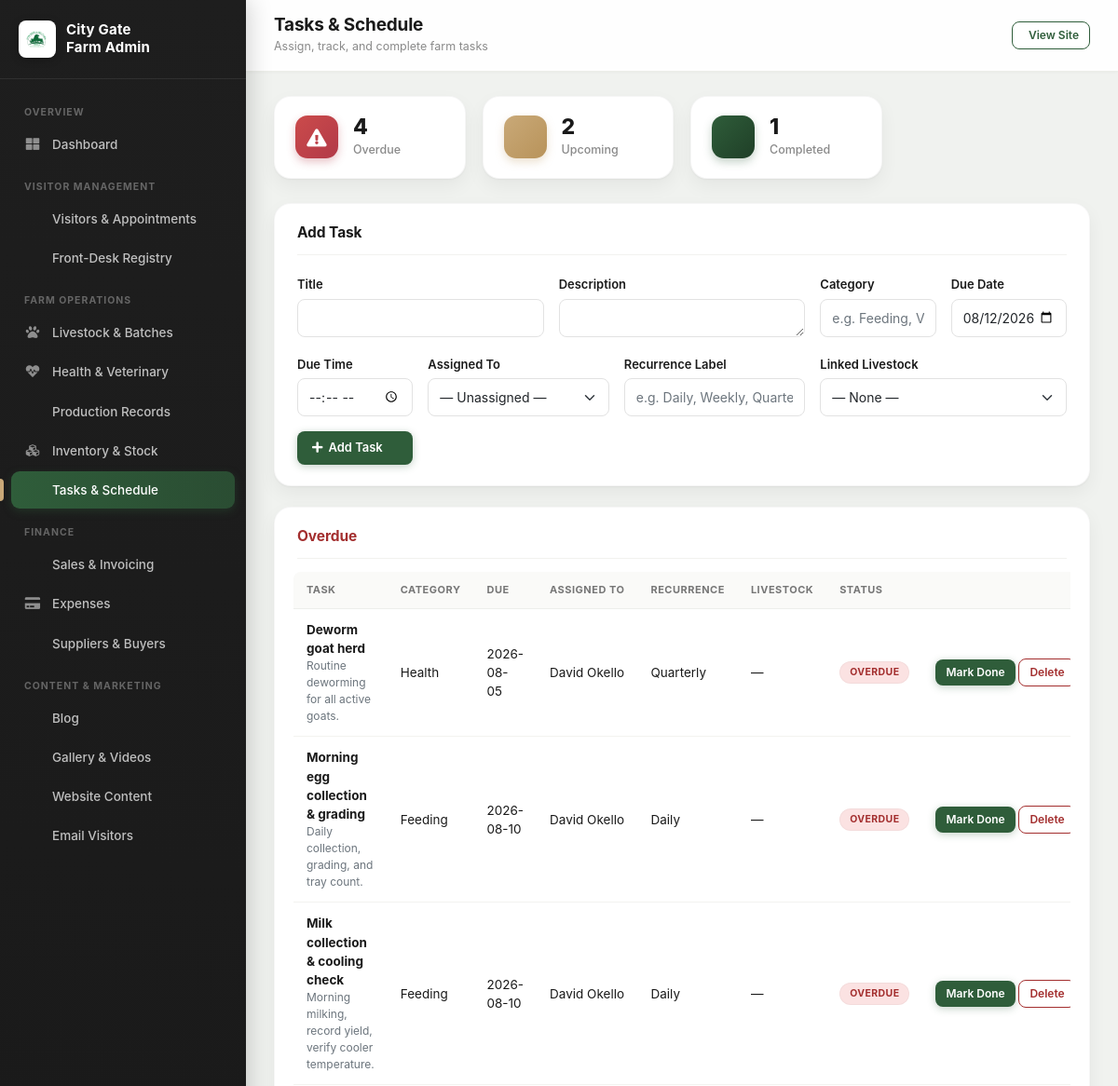
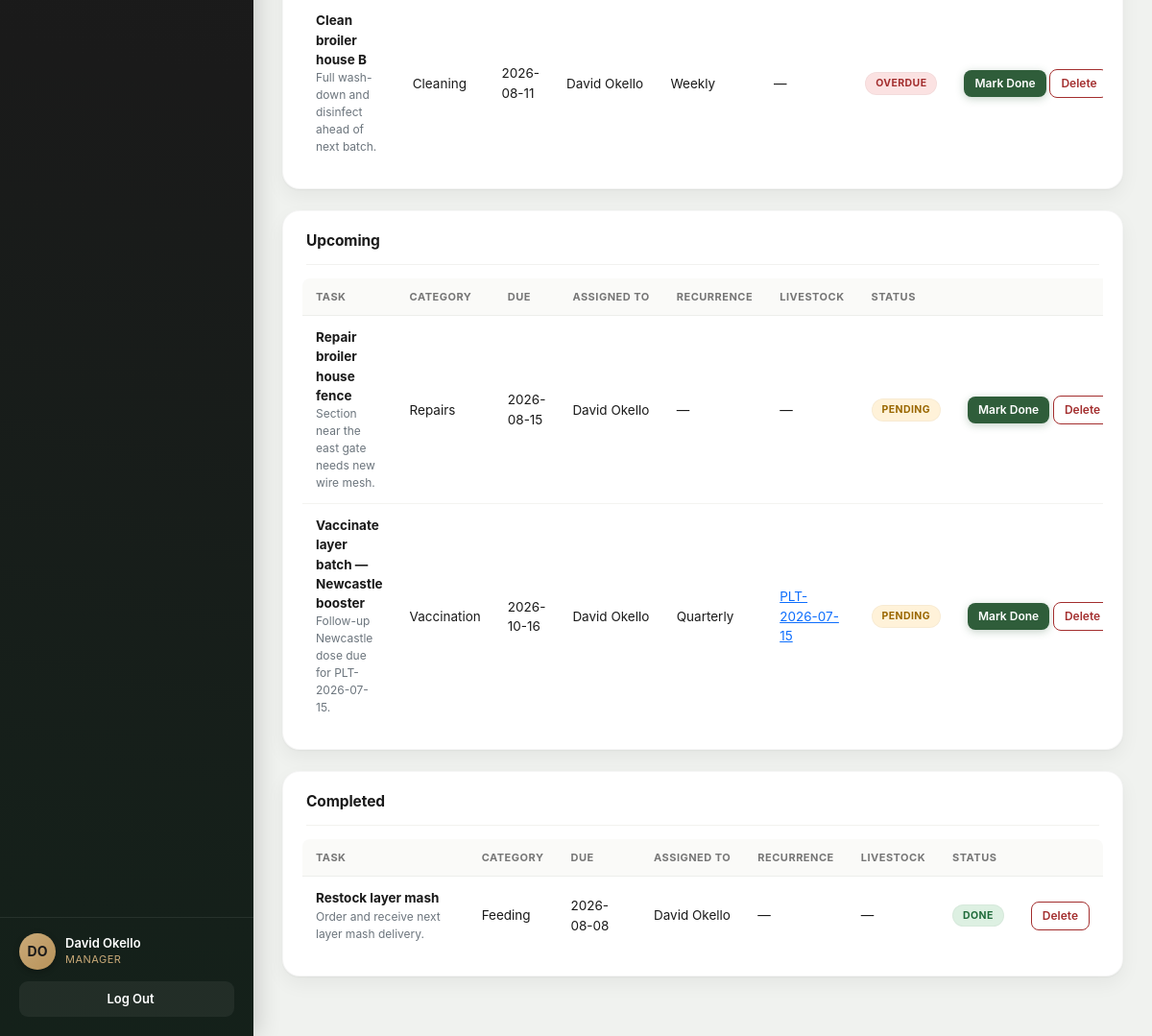
Screenshot of /admin/tasks.php (signed in) with the database file from the repository (2 pictures, top to bottom).
### tables this page shows
CREATE TABLE `tasks` (
  `id` int(11) NOT NULL AUTO_INCREMENT,
  `title` varchar(200) NOT NULL,
  `description` text DEFAULT NULL,
  `category` varchar(60) DEFAULT NULL,
  `due_date` date NOT NULL,
  `due_time` time DEFAULT NULL,
  `assigned_to` int(11) DEFAULT NULL,
  `status` enum('Pending','Done') NOT NULL DEFAULT 'Pending',
  `recurrence_label` varchar(40) DEFAULT NULL,
  `livestock_id` int(11) DEFAULT NULL,
  `created_by` int(11) DEFAULT NULL,
  `created_at` datetime NOT NULL DEFAULT current_timestamp(),
  `completed_at` datetime DEFAULT NULL,
  PRIMARY KEY (`id`),
  KEY `assigned_to` (`assigned_to`),
  KEY `livestock_id` (`livestock_id`),
  KEY `created_by` (`created_by`),
  CONSTRAINT `tasks_ibfk_1` FOREIGN KEY (`assigned_to`) REFERENCES `users` (`id`) ON DELETE SET NULL,
  CONSTRAINT `tasks_ibfk_2` FOREIGN KEY (`livestock_id`) REFERENCES `livestock_records` (`id`) ON DELETE SET NULL,
  CONSTRAINT `tasks_ibfk_3` FOREIGN KEY (`created_by`) REFERENCES `users` (`id`) ON DELETE SET NULL
);

CREATE TABLE `users` (
  `id` int(11) NOT NULL AUTO_INCREMENT,
  `name` varchar(150) NOT NULL,
  `email` varchar(190) NOT NULL,
  `password_hash` varchar(255) NOT NULL,
  `role` enum('SuperAdmin','Manager','Finance','Admin') NOT NULL,
  `status` enum('active','suspended') NOT NULL DEFAULT 'active',
  `created_at` datetime NOT NULL DEFAULT current_timestamp(),
  PRIMARY KEY (`id`),
  UNIQUE KEY `email` (`email`)
);

CREATE TABLE `livestock_records` (
  `id` int(11) NOT NULL AUTO_INCREMENT,
  `sector` enum('Poultry','Goats','Dairy') NOT NULL,
  `identifier` varchar(60) NOT NULL,
  `breed` varchar(100) DEFAULT NULL,
  `sex` enum('Male','Female') DEFAULT NULL,
  `quantity` int(11) NOT NULL DEFAULT 1,
  `date_acquired` date NOT NULL,
  `source` enum('Hatched','Purchased','Born') NOT NULL DEFAULT 'Purchased',
  `status` enum('Active','Sold','Deceased') NOT NULL DEFAULT 'Active',
  `notes` text DEFAULT NULL,
  `created_by` int(11) DEFAULT NULL,
  `created_at` datetime NOT NULL DEFAULT current_timestamp(),
  `updated_at` datetime NOT NULL DEFAULT current_timestamp() ON UPDATE current_timestamp(),
  PRIMARY KEY (`id`),
  UNIQUE KEY `identifier` (`identifier`),
  KEY `created_by` (`created_by`),
  CONSTRAINT `livestock_records_ibfk_1` FOREIGN KEY (`created_by`) REFERENCES `users` (`id`) ON DELETE SET NULL
);

### includes/auth.php (called while the page is built, shortened)
<?php
function cg_current_user(): ?array {
   return $_SESSION['cg_user'] ?? null;
}
function cg_access(string $module): string {
   $user = cg_current_user();
   return CG_PERMISSIONS[$module][$user['role']] ?? 'hidden';
}
function cg_can(string $module, string $action = 'view'): bool {
   $level = cg_access($module);
   if ($action === 'view') return $level === 'full' || $level === 'read';
   return $level === 'full';
}

### admin/tasks.php (the view, shortened to what this page needs)
<?php
require_once __DIR__ . '/includes/header.php';
$canEdit = cg_can('tasks', 'full');
$taskSql = "SELECT t.*, u.name AS assigned_name, l.identifier AS livestock_identifier
   FROM tasks t
   LEFT JOIN users u ON t.assigned_to = u.id
   LEFT JOIN livestock_records l ON t.livestock_id = l.id";
$overdue = $pdo->query("$taskSql WHERE t.status='Pending' AND t.due_date < CURDATE() ORDER BY t.due_date ASC, t.due_time ASC")->fetchAll();
$upcoming = $pdo->query("$taskSql WHERE t.status='Pending' AND t.due_date >= CURDATE() ORDER BY t.due_date ASC, t.due_time ASC")->fetchAll();
$completed = $pdo->query("$taskSql WHERE t.status='Done' ORDER BY t.completed_at DESC, t.due_date DESC")->fetchAll();
$today = date('Y-m-d');
function cg_task_row(array $t, bool $canEdit, string $badgeClass, string $badgeLabel, bool $showDone): void {
   echo '<tr>';
   echo '<td><strong>' . htmlspecialchars($t['title']) . '</strong>';
   if (!empty($t['description'])) echo '<div class="text-muted" style="font-size:12px;">' . htmlspecialchars($t['description']) . '</div>';
   echo '</td>';
   echo '<td>' . htmlspecialchars($t['category'] ?: '—') . '</td>';
   echo '<td>' . htmlspecialchars($t['due_date']) . ($t['due_time'] ? ' ' . htmlspecialchars(substr($t['due_time'], 0, 5)) : '') . '</td>';
   echo '<td>' . htmlspecialchars($t['assigned_name'] ?: '—') . '</td>';
   echo '<td>' . htmlspecialchars($t['recurrence_label'] ?: '—') . '</td>';
   if (!empty($t['livestock_id'])) {
      echo '<td><a href="livestock.php?id=' . (int) $t['livestock_id'] . '">' . htmlspecialchars($t['livestock_identifier'] ?: ('#' . $t['livestock_id'])) . '</a></td>';
   } else {
      echo '<td>—</td>';
   }
   echo '<td><span class="cg-badge ' . $badgeClass . '">' . htmlspecialchars($badgeLabel) . '</span></td>';
   if ($canEdit) {
      echo '<td class="text-nowrap">';
      if ($showDone) {
         echo '<form method="post" style="display:inline">'
            . cg_csrf_field()
            . '<input type="hidden" name="action" value="complete">'
            . '<input type="hidden" name="id" value="' . (int) $t['id'] . '">'
            . '<button type="submit" class="cg-btn cg-btn-primary cg-btn-sm">Mark Done</button>'
            . '</form> ';
      }
      echo '<form method="post" style="display:inline" onsubmit="return confirm(\'Delete this task?\');">'
         . cg_csrf_field()
         . '<input type="hidden" name="action" value="delete">'
         . '<input type="hidden" name="id" value="' . (int) $t['id'] . '">'
         . '<button type="submit" class="cg-btn cg-btn-danger cg-btn-sm">Delete</button>'
         . '</form>';
      echo '</td>';
   }
   echo '</tr>';
}
?>
<div class="cg-stat-cards">
   <div class="cg-stat-card"><div class="cg-stat-card-icon rose"><i class="fa fa-exclamation-triangle"></i></div><div><div class="cg-stat-card-num"><?php echo count($overdue); ?></div><div class="cg-stat-card-label">Overdue</div></div></div>
   <div class="cg-stat-card"><div class="cg-stat-card-icon gold"><i class="fa fa-clock-o"></i></div><div><div class="cg-stat-card-num"><?php echo count($upcoming); ?></div><div class="cg-stat-card-label">Upcoming</div></div></div>
   <div class="cg-stat-card"><div class="cg-stat-card-icon"><i class="fa fa-check-square-o"></i></div><div><div class="cg-stat-card-num"><?php echo count($completed); ?></div><div class="cg-stat-card-label">Completed</div></div></div>
</div>
<?php if ($canEdit): ?>
<div class="cg-panel">
   <div class="cg-panel-head"><h2>Add Task</h2></div>
   <form method="post" class="row g-3">
      <div class="col-md-4">
         <label class="form-label">Title</label>
         <input type="text" name="title" class="form-control" value="<?php echo htmlspecialchars($_POST['title'] ?? ''); ?>" required>
      </div>
      <div class="col-md-4">
         <label class="form-label">Description</label>
         <textarea name="description" class="form-control" rows="1"><?php echo htmlspecialchars($_POST['description'] ?? ''); ?></textarea>
      </div>
      <div class="col-md-2">
         <label class="form-label">Category</label>
         <input type="text" name="category" class="form-control" placeholder="e.g. Feeding, Vaccination, Cleaning, Repairs" value="<?php echo htmlspecialchars($_POST['category'] ?? ''); ?>">
      </div>
      <div class="col-md-2">
         <label class="form-label">Due Date</label>
         <input type="date" name="due_date" class="form-control" value="<?php echo htmlspecialchars($_POST['due_date'] ?? $today); ?>" required>
      </div>
      <div class="col-md-2">
         <label class="form-label">Due Time</label>
         <input type="time" name="due_time" class="form-control" value="<?php echo htmlspecialchars($_POST['due_time'] ?? ''); ?>">
      </div>
      <div class="col-md-3">
         <label class="form-label">Assigned To</label>
         <select name="assigned_to" class="form-select">
            <option value="0">— Unassigned —</option>
         </select>
      </div>
      <div class="col-md-3">
         <label class="form-label">Recurrence Label</label>
         <input type="text" name="recurrence_label" class="form-control" placeholder="e.g. Daily, Weekly, Quarterly" value="<?php echo htmlspecialchars($_POST['recurrence_label'] ?? ''); ?>">
      </div>
      <div class="col-md-4">
         <label class="form-label">Linked Livestock</label>
         <select name="livestock_id" class="form-select">
            <option value="0">— None —</option>
         </select>
      </div>
      <div class="col-md-2 d-flex align-items-end">
         <button type="submit" class="cg-btn cg-btn-primary w-100"><i class="fa fa-plus"></i> Add Task</button>
      </div>
   </form>
</div>
<?php endif; ?>
<div class="cg-panel">
   <div class="cg-panel-head"><h2 style="color:#A32E2E;">Overdue</h2></div>
   <div class="cg-table-wrap">
      <table class="cg-table">
         <thead><tr><th>Task</th><th>Category</th><th>Due</th><th>Assigned To</th><th>Recurrence</th><th>Livestock</th><th>Status</th><?php if ($canEdit): ?><th></th><?php endif; ?></tr></thead>
         <tbody>
         <?php if (!$overdue): ?>
            <tr><td colspan="8" class="text-muted">No overdue tasks.</td></tr>
         <?php else: foreach ($overdue as $t) cg_task_row($t, $canEdit, 'cg-badge-rejected', 'Overdue', true); endif; ?>
         </tbody>
      </table>
   </div>
</div>
<div class="cg-panel">
   <div class="cg-panel-head"><h2>Upcoming</h2></div>
   <div class="cg-table-wrap">
      <table class="cg-table">
         <thead><tr><th>Task</th><th>Category</th><th>Due</th><th>Assigned To</th><th>Recurrence</th><th>Livestock</th><th>Status</th><?php if ($canEdit): ?><th></th><?php endif; ?></tr></thead>
         <tbody>
         <?php if (!$upcoming): ?>
            <tr><td colspan="8" class="text-muted">No upcoming tasks.</td></tr>
         <?php else: foreach ($upcoming as $t) cg_task_row($t, $canEdit, 'cg-badge-pending', 'Pending', true); endif; ?>
         </tbody>
      </table>
   </div>
</div>
<div class="cg-panel">
   <div class="cg-panel-head"><h2>Completed</h2></div>
   <div class="cg-table-wrap">
      <table class="cg-table">
         <thead><tr><th>Task</th><th>Category</th><th>Due</th><th>Assigned To</th><th>Recurrence</th><th>Livestock</th><th>Status</th><?php if ($canEdit): ?><th></th><?php endif; ?></tr></thead>
         <tbody>
         <?php if (!$completed): ?>
            <tr><td colspan="8" class="text-muted">No completed tasks yet.</td></tr>
         <?php else: foreach ($completed as $t) cg_task_row($t, $canEdit, 'cg-badge-approved', 'Done', false); endif; ?>
         </tbody>
      </table>
   </div>
</div>
<?php require_once __DIR__ . '/includes/footer.php'; ?>

### css/cg-theme.css (style rules this page uses)
:root { --farm-green: #2F5D3A; --farm-green-dark: #1F3F27; --cream: #FAF7F0; --earth: #C9A978; --charcoal: #1A1A1A; --white: #FFFFFF; --soft-shadow: 0 4px 14px rgba(26, 26, 26, 0.08); --cta-green: #C9A978; }
* { box-sizing: border-box; }
body { font-family: 'Inter', -apple-system, BlinkMacSystemFont, 'Segoe UI', sans-serif; color: var(--charcoal); background: var(--cream); overflow-x: hidden; }

### css/cg-admin.css (style rules this page uses)
.cg-admin-body { background: #F0F2EF; font-family: 'Inter', -apple-system, sans-serif; min-height: 100vh; }
.cg-stat-cards { display: grid; grid-template-columns: repeat(4, 1fr); gap: 18px; margin-bottom: 26px; }
.cg-stat-card { background: #fff; border-radius: 18px; padding: 20px 22px; box-shadow: 0 1px 2px rgba(26,26,26,0.04), 0 8px 20px rgba(26, 26, 26, 0.05); border: 1px solid rgba(26,26,26,0.04); display: flex; align-items: center; gap: 16px; transition: transform 0.2s ease, box-shadow 0.2s ease; }
.cg-stat-card-icon { width: 46px; height: 46px; border-radius: 13px; display: flex; align-items: center; justify-content: center; font-size: 19px; color: #fff; flex-shrink: 0; background: linear-gradient(135deg, var(--farm-green), var(--farm-green-dark)); box-shadow: 0 4px 10px rgba(47, 93, 58, 0.28); }
.cg-stat-card-icon.gold { background: linear-gradient(135deg, var(--earth), #b8935a); color: var(--charcoal); box-shadow: 0 4px 10px rgba(201, 169, 120, 0.35); }
.cg-stat-card-icon.rose { background: linear-gradient(135deg, #CB4B4B, #B23A48); box-shadow: 0 4px 10px rgba(178, 58, 72, 0.3); }
.cg-stat-card-num { font-size: 23px; font-weight: 800; color: var(--charcoal); line-height: 1.1; letter-spacing: -0.3px; }
.cg-stat-card-label { font-size: 12.5px; color: #8a8a8a; margin-top: 3px; font-weight: 500; }
.cg-panel { background: #fff; border-radius: 18px; box-shadow: 0 1px 2px rgba(26,26,26,0.04), 0 8px 20px rgba(26, 26, 26, 0.05); border: 1px solid rgba(26,26,26,0.04); padding: 22px 24px; margin-bottom: 22px; }
.cg-panel-head { display: flex; align-items: center; justify-content: space-between; margin-bottom: 18px; flex-wrap: wrap; gap: 10px; padding-bottom: 14px; border-bottom: 1px solid #f2f2ef; }
.cg-panel-head h2 { font-size: 15.5px; font-weight: 700; color: var(--charcoal); margin: 0; letter-spacing: -0.1px; }
.cg-table-wrap { overflow-x: auto; margin: -4px -4px 0; }
.cg-table { width: 100%; border-collapse: collapse; font-size: 13.5px; }
.cg-table th { text-align: left; padding: 11px 14px; background: #FAFAF8; color: #767676; font-weight: 700; font-size: 11px; text-transform: uppercase; letter-spacing: 0.5px; border-bottom: 1.5px solid #edeeeb; white-space: nowrap; }
.cg-table th:first-child { border-top-left-radius: 8px; }
.cg-table th:last-child { border-top-right-radius: 8px; }
.cg-table td { padding: 12px 14px; border-bottom: 1px solid #f3f3f0; color: var(--charcoal); vertical-align: middle; }
.cg-table tr:last-child td { border-bottom: none; }
.cg-badge { display: inline-block; padding: 4px 11px; border-radius: 100px; font-size: 10.5px; font-weight: 700; text-transform: uppercase; letter-spacing: 0.4px; box-shadow: inset 0 0 0 1px rgba(0,0,0,0.03); }
.cg-badge-pending { background: #FFF2D9; color: #9A6700; }
.cg-badge-approved { background: #DDF0E2; color: #1F6B3A; }
.cg-badge-rejected { background: #FBE2E2; color: #A32E2E; }
.cg-btn { display: inline-flex; align-items: center; gap: 6px; padding: 8px 16px; border-radius: 8px; font-size: 13px; font-weight: 600; border: none; cursor: pointer; text-decoration: none; transition: all 0.2s ease; }
.cg-btn-primary { background: var(--farm-green); color: #fff; box-shadow: 0 2px 8px rgba(47, 93, 58, 0.28); }
.cg-btn-danger { background: #fff; color: #A32E2E; border: 1.5px solid #A32E2E; }
.cg-btn-sm { padding: 5px 11px; font-size: 12px; }
.cg-admin-content .form-label { font-size: 13px; font-weight: 600; color: var(--charcoal); margin-bottom: 5px; }
.cg-admin-content .form-control, .cg-admin-content .form-select { border-radius: 8px; border: 1.5px solid #e2e2e2; font-size: 14px; padding: 9px 12px; }

### rows the page displays
tasks: title "Deworm goat herd", description "Routine deworming for all active goats.", category "Health", due_date "2026-08-05", assigned_to.name "David Okello", recurrence_label "Quarterly", badgeLabel "OVERDUE"
tasks: title "Morning egg collection & grading", description "Daily collection, grading, and tray count.", category "Feeding", due_date "2026-08-10", assigned_to.name "David Okello", recurrence_label "Daily", badgeLabel "OVERDUE"
tasks: title "Milk collection & cooling check", description "Morning milking, record yield, verify cooler temperature.", category "Feeding", due_date "2026-08-10", assigned_to.name "David Okello", recurrence_label "Daily", badgeLabel "OVERDUE"
tasks: title "Clean broiler house B", description "Full wash-down and disinfect ahead of next batch.", category "Cleaning", due_date "2026-08-11", assigned_to.name "David Okello", recurrence_label "Weekly", badgeLabel "OVERDUE"
tasks: title "Repair broiler house fence", description "Section near the east gate needs new wire mesh.", category "Repairs", due_date "2026-08-15", assigned_to.name "David Okello", recurrence_label "—", badgeLabel "PENDING"
tasks: title "Vaccinate layer batch — Newcastle booster", description "Follow-up Newcastle dose due for PLT-2026-07-15.", category "Vaccination", due_date "2026-10-16", assigned_to.name "David Okello", recurrence_label "Quarterly", livestock.identifier "PLT-2026-07-15", badgeLabel "PENDING"
tasks: title "Restock layer mash", description "Order and receive next layer mash delivery.", category "Feeding", due_date "2026-08-08", assigned_to.name "David Okello", recurrence_label "—", badgeLabel "DONE"

### other values shown
$groupLabel "OVERVIEW"
$item['label'] "Dashboard"
$groupLabel "VISITOR MANAGEMENT"
$item['label'] "Visitors & Appointments"
$item['label'] "Front-Desk Registry"
$groupLabel "FARM OPERATIONS"
$item['label'] "Livestock & Batches"
$item['label'] "Health & Veterinary"
$item['label'] "Production Records"
$item['label'] "Inventory & Stock"
$item['label'] "Tasks & Schedule"
$groupLabel "FINANCE"
$item['label'] "Sales & Invoicing"
$item['label'] "Expenses"
$item['label'] "Suppliers & Buyers"
